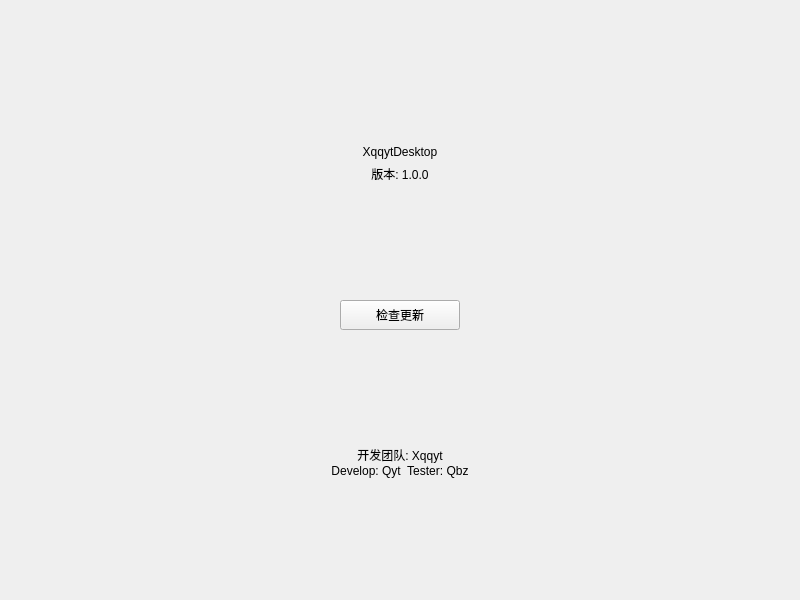
<?xml version="1.0" encoding="UTF-8"?>
<ui version="4.0">
 <class>AboutWidget</class>
 <widget class="QWidget" name="AboutWidget">
  <property name="geometry">
   <rect>
    <x>0</x>
    <y>0</y>
    <width>800</width>
    <height>600</height>
   </rect>
  </property>
  <property name="windowTitle">
   <string>关于</string>
  </property>
  <layout class="QVBoxLayout" name="verticalLayout">
   <item>
    <layout class="QHBoxLayout" name="horizontalLayout_2">
     <item>
      <spacer name="horizontalSpacer">
       <property name="orientation">
        <enum>Qt::Horizontal</enum>
       </property>
       <property name="sizeHint" stdset="0">
        <size>
         <width>40</width>
         <height>20</height>
        </size>
       </property>
      </spacer>
     </item>
     <item>
      <widget class="QLabel" name="label_logo">
       <property name="sizePolicy">
        <sizepolicy hsizetype="Fixed" vsizetype="Fixed">
         <horstretch>0</horstretch>
         <verstretch>0</verstretch>
        </sizepolicy>
       </property>
       <property name="minimumSize">
        <size>
         <width>128</width>
         <height>128</height>
        </size>
       </property>
       <property name="maximumSize">
        <size>
         <width>128</width>
         <height>128</height>
        </size>
       </property>
       <property name="scaledContents">
        <bool>true</bool>
       </property>
       <property name="alignment">
        <set>Qt::AlignCenter</set>
       </property>
      </widget>
     </item>
     <item>
      <spacer name="horizontalSpacer_2">
       <property name="orientation">
        <enum>Qt::Horizontal</enum>
       </property>
       <property name="sizeHint" stdset="0">
        <size>
         <width>40</width>
         <height>20</height>
        </size>
       </property>
      </spacer>
     </item>
    </layout>
   </item>
   <item>
    <widget class="QLabel" name="logo_title">
     <property name="text">
      <string>XqqytDesktop</string>
     </property>
     <property name="alignment">
      <set>Qt::AlignCenter</set>
     </property>
    </widget>
   </item>
   <item>
    <widget class="QLabel" name="label_version">
     <property name="text">
      <string>版本: 1.0.0</string>
     </property>
     <property name="alignment">
      <set>Qt::AlignCenter</set>
     </property>
    </widget>
   </item>
   <item>
    <spacer name="verticalSpacer">
     <property name="orientation">
      <enum>Qt::Vertical</enum>
     </property>
     <property name="sizeHint" stdset="0">
      <size>
       <width>20</width>
       <height>40</height>
      </size>
     </property>
    </spacer>
   </item>
   <item>
    <layout class="QHBoxLayout" name="horizontalLayout">
     <item>
      <spacer name="horizontalSpacer_3">
       <property name="orientation">
        <enum>Qt::Horizontal</enum>
       </property>
       <property name="sizeHint" stdset="0">
        <size>
         <width>40</width>
         <height>20</height>
        </size>
       </property>
      </spacer>
     </item>
     <item>
      <widget class="QPushButton" name="btn_checkupdata">
       <property name="minimumSize">
        <size>
         <width>120</width>
         <height>30</height>
        </size>
       </property>
       <property name="text">
        <string>检查更新</string>
       </property>
      </widget>
     </item>
     <item>
      <spacer name="horizontalSpacer_4">
       <property name="orientation">
        <enum>Qt::Horizontal</enum>
       </property>
       <property name="sizeHint" stdset="0">
        <size>
         <width>40</width>
         <height>20</height>
        </size>
       </property>
      </spacer>
     </item>
    </layout>
   </item>
   <item>
    <spacer name="verticalSpacer_2">
     <property name="orientation">
      <enum>Qt::Vertical</enum>
     </property>
     <property name="sizeHint" stdset="0">
      <size>
       <width>20</width>
       <height>40</height>
      </size>
     </property>
    </spacer>
   </item>
   <item>
    <widget class="QLabel" name="label_team">
     <property name="text">
      <string>开发团队: Xqqyt
Develop: Qyt  Tester: Qbz</string>
     </property>
     <property name="alignment">
      <set>Qt::AlignCenter</set>
     </property>
     <property name="wordWrap">
      <bool>true</bool>
     </property>
    </widget>
   </item>
   <item>
    <spacer name="verticalSpacer_3">
     <property name="orientation">
      <enum>Qt::Vertical</enum>
     </property>
     <property name="sizeHint" stdset="0">
      <size>
       <width>20</width>
       <height>40</height>
      </size>
     </property>
    </spacer>
   </item>
  </layout>
 </widget>
 <resources>
  <include location="../../../../Resources/res.qrc"/>
 </resources>
 <connections/>
</ui>
